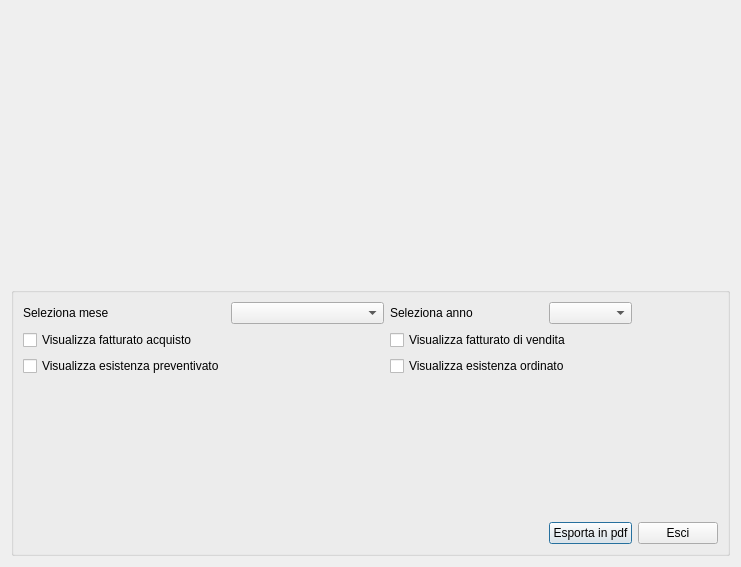
<?xml version="1.0" encoding="UTF-8"?>
<ui version="4.0">
 <class>esistenza_all</class>
 <widget class="QDialog" name="esistenza_all">
  <property name="geometry">
   <rect>
    <x>0</x>
    <y>0</y>
    <width>741</width>
    <height>567</height>
   </rect>
  </property>
  <property name="sizePolicy">
   <sizepolicy hsizetype="Fixed" vsizetype="Fixed">
    <horstretch>0</horstretch>
    <verstretch>0</verstretch>
   </sizepolicy>
  </property>
  <property name="maximumSize">
   <size>
    <width>741</width>
    <height>567</height>
   </size>
  </property>
  <property name="baseSize">
   <size>
    <width>741</width>
    <height>567</height>
   </size>
  </property>
  <property name="windowTitle">
   <string>Dialog</string>
  </property>
  <layout class="QGridLayout" name="gridLayout">
   <item row="0" column="0" colspan="7">
    <widget class="QwtPlot" name="esistenza">
     <property name="canvasBackground">
      <brush brushstyle="SolidPattern">
       <color alpha="255">
        <red>255</red>
        <green>255</green>
        <blue>255</blue>
       </color>
      </brush>
     </property>
    </widget>
   </item>
   <item row="1" column="0" colspan="7">
    <widget class="QGroupBox" name="groupBox">
     <property name="title">
      <string/>
     </property>
     <layout class="QGridLayout" name="gridLayout_2">
      <item row="3" column="0">
       <widget class="QCheckBox" name="es_prvev">
        <property name="text">
         <string>Visualizza esistenza preventivato</string>
        </property>
       </widget>
      </item>
      <item row="0" column="2">
       <widget class="QLabel" name="label_2">
        <property name="text">
         <string>Seleziona anno</string>
        </property>
       </widget>
      </item>
      <item row="0" column="1">
       <widget class="QComboBox" name="mese">
        <item>
         <property name="text">
          <string/>
         </property>
        </item>
        <item>
         <property name="text">
          <string>Gennaio</string>
         </property>
        </item>
        <item>
         <property name="text">
          <string>Febbraio</string>
         </property>
        </item>
        <item>
         <property name="text">
          <string>Marzo</string>
         </property>
        </item>
        <item>
         <property name="text">
          <string>Aprile</string>
         </property>
        </item>
        <item>
         <property name="text">
          <string>Maggio</string>
         </property>
        </item>
        <item>
         <property name="text">
          <string>Giugno</string>
         </property>
        </item>
        <item>
         <property name="text">
          <string>Luglio</string>
         </property>
        </item>
        <item>
         <property name="text">
          <string>Agosto</string>
         </property>
        </item>
        <item>
         <property name="text">
          <string>Settembre</string>
         </property>
        </item>
        <item>
         <property name="text">
          <string>Ottobre</string>
         </property>
        </item>
        <item>
         <property name="text">
          <string>Novembre</string>
         </property>
        </item>
        <item>
         <property name="text">
          <string>Dicembre</string>
         </property>
        </item>
       </widget>
      </item>
      <item row="2" column="0">
       <widget class="QCheckBox" name="ft_acq">
        <property name="text">
         <string>Visualizza fatturato acquisto</string>
        </property>
       </widget>
      </item>
      <item row="2" column="2" colspan="3">
       <widget class="QCheckBox" name="ft_vn">
        <property name="text">
         <string>Visualizza fatturato di vendita</string>
        </property>
       </widget>
      </item>
      <item row="0" column="0">
       <widget class="QLabel" name="label">
        <property name="text">
         <string>Seleziona mese</string>
        </property>
       </widget>
      </item>
      <item row="0" column="3">
       <widget class="QComboBox" name="anno"/>
      </item>
      <item row="5" column="0" colspan="3">
       <spacer name="horizontalSpacer">
        <property name="orientation">
         <enum>Qt::Horizontal</enum>
        </property>
        <property name="sizeHint" stdset="0">
         <size>
          <width>40</width>
          <height>20</height>
         </size>
        </property>
       </spacer>
      </item>
      <item row="3" column="2" colspan="3">
       <widget class="QCheckBox" name="es_ord">
        <property name="text">
         <string>Visualizza esistenza ordinato</string>
        </property>
       </widget>
      </item>
      <item row="5" column="3">
       <widget class="QPushButton" name="pushButton">
        <property name="sizePolicy">
         <sizepolicy hsizetype="Fixed" vsizetype="Fixed">
          <horstretch>0</horstretch>
          <verstretch>0</verstretch>
         </sizepolicy>
        </property>
        <property name="text">
         <string>Esporta in pdf</string>
        </property>
        <property name="icon">
         <iconset resource="../fabaria.qrc">
          <normaloff>:/images/pdf.png</normaloff>:/images/pdf.png</iconset>
        </property>
       </widget>
      </item>
      <item row="4" column="0" colspan="5">
       <widget class="QLabel" name="label_stat">
        <property name="text">
         <string/>
        </property>
       </widget>
      </item>
      <item row="5" column="4">
       <widget class="QPushButton" name="esci">
        <property name="sizePolicy">
         <sizepolicy hsizetype="Fixed" vsizetype="Fixed">
          <horstretch>0</horstretch>
          <verstretch>0</verstretch>
         </sizepolicy>
        </property>
        <property name="text">
         <string>Esci</string>
        </property>
        <property name="icon">
         <iconset resource="../fabaria.qrc">
          <normaloff>:/images/dialog-close.png</normaloff>:/images/dialog-close.png</iconset>
        </property>
       </widget>
      </item>
     </layout>
    </widget>
   </item>
  </layout>
 </widget>
 <customwidgets>
  <customwidget>
   <class>QwtPlot</class>
   <extends>QFrame</extends>
   <header>../qwt/qwt_plot.h</header>
  </customwidget>
 </customwidgets>
 <resources>
  <include location="../fabaria.qrc"/>
 </resources>
 <connections/>
</ui>
